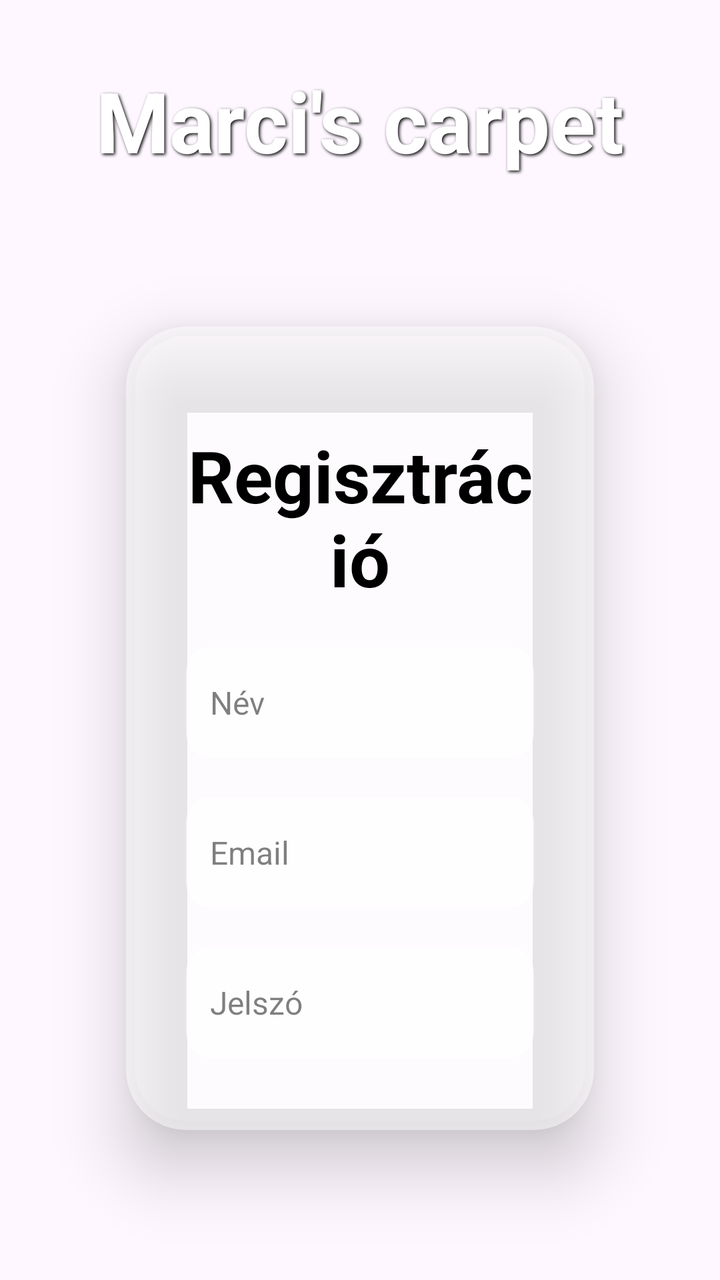
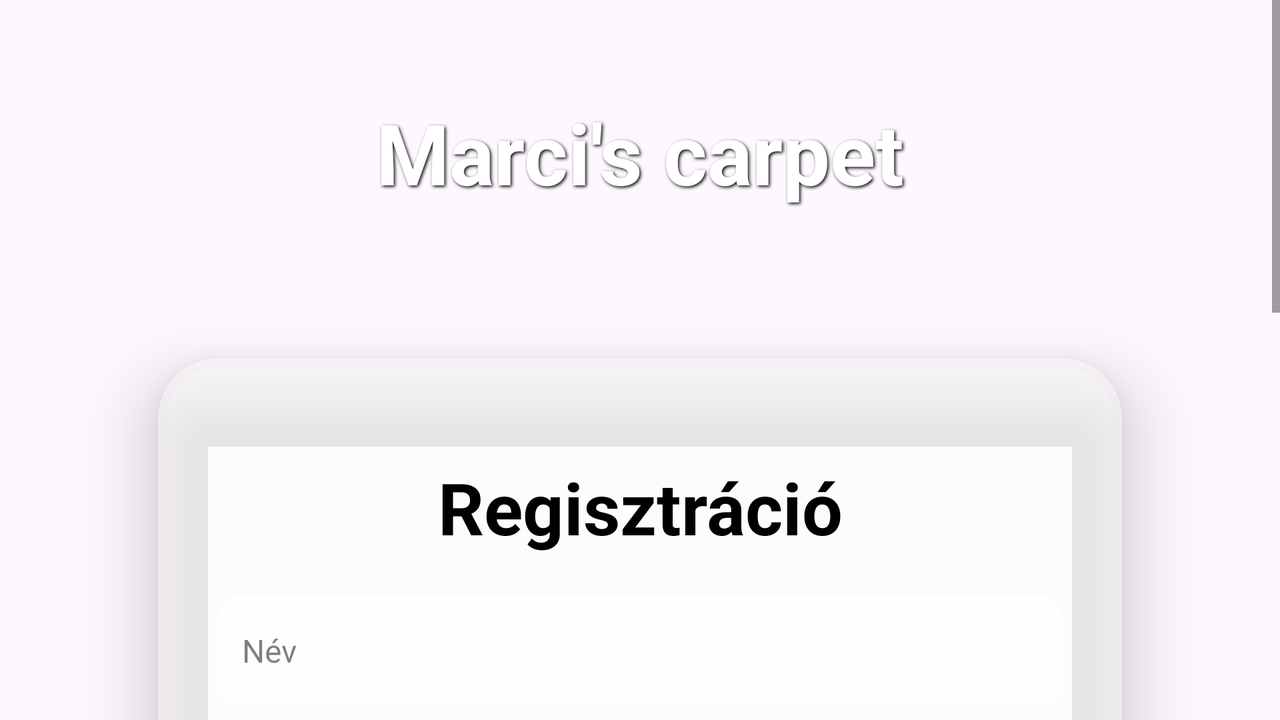

First picture: res/layout/ on a phone held upright. Second picture: the repository's own variant of that layout, on a device whose configuration matches the variant's folder. Source for both follows.
<!-- AndroidManifest.xml: application theme Theme.WebshopFinal -->
<!-- res/layout/activity_register.xml -->
<?xml version="1.0" encoding="utf-8"?>
<LinearLayout xmlns:android="http://schemas.android.com/apk/res/android"
    xmlns:app="http://schemas.android.com/apk/res-auto"
    xmlns:tools="http://schemas.android.com/tools"
    android:id="@+id/main"
    android:layout_width="match_parent"
    android:layout_height="match_parent"
    android:orientation="vertical"
    android:gravity="center"
    android:background="@drawable/rug_background"
    tools:context=".RegisterActivity">

    <TextView
        android:id="@+id/appTitleTextView2"
        android:layout_width="match_parent"
        android:layout_height="wrap_content"
        android:layout_marginTop="32dp"
        android:shadowColor="@color/black"
        android:shadowDx="2"
        android:shadowDy="2"
        android:shadowRadius="4"
        android:text="@string/store_name"
        android:textAlignment="center"
        android:textColor="@color/white"
        android:textSize="42sp"
        android:textStyle="bold"
        app:layout_constraintEnd_toEndOf="parent"
        app:layout_constraintStart_toStartOf="parent"
        app:layout_constraintTop_toTopOf="parent" />

    <androidx.cardview.widget.CardView
        android:id="@+id/cardView"
        android:layout_width="match_parent"
        android:layout_height="wrap_content"
        android:layout_margin="30dp"
        app:cardBackgroundColor="#80FFFFFF"
        app:cardCornerRadius="30dp"
        app:cardElevation="20dp"
        app:cardUseCompatPadding="true"
        app:cardPreventCornerOverlap="true"
        app:cardMaxElevation="24dp">

        <LinearLayout
            android:layout_width="match_parent"
            android:layout_height="wrap_content"
            android:orientation="vertical"
            android:layout_gravity="center_horizontal"
            android:padding="30dp">
            
            <TextView
                android:id="@+id/registerTextView"
                android:layout_width="match_parent"
                android:layout_height="wrap_content"
                android:text="@string/registration"
                android:textAlignment="center"
                android:textStyle="bold"
                android:textSize="36sp"
                android:layout_marginTop="20dp"
                android:textColor="@color/black"
                android:shadowColor="@color/white"
                android:shadowDx="1"
                android:shadowDy="1"
                android:shadowRadius="2"/>

            <EditText
                android:layout_width="match_parent"
                android:layout_height="55dp"
                android:id="@+id/registerUserNameET"
                android:background="@drawable/edit_text_background"
                android:padding="12dp"
                android:layout_marginTop="20dp"
                android:hint="@string/name"
                android:textColor="@color/black"
                android:textSize="16sp"
                android:textColorHint="#80000000"/>

            <EditText
                android:inputType="textEmailAddress"
                android:layout_width="match_parent"
                android:layout_height="55dp"
                android:id="@+id/editTextEmail"
                android:background="@drawable/edit_text_background"
                android:padding="12dp"
                android:layout_marginTop="20dp"
                android:hint="@string/email"
                android:textColor="@color/black"
                android:textSize="16sp"
                android:textColorHint="#80000000"/>

            <EditText
                android:inputType="textPassword"
                android:layout_width="match_parent"
                android:layout_height="55dp"
                android:id="@+id/editTextPassword"
                android:background="@drawable/edit_text_background"
                android:padding="12dp"
                android:layout_marginTop="20dp"
                android:hint="@string/password"
                android:textColor="@color/black"
                android:textSize="16sp"
                android:textColorHint="#80000000"/>

            <EditText
                android:inputType="textPassword"
                android:layout_width="match_parent"
                android:layout_height="55dp"
                android:layout_marginTop="20dp"
                android:id="@+id/registerPasswordAgainET"
                android:background="@drawable/edit_text_background"
                android:padding="12dp"
                android:hint="@string/password_again"
                android:textColor="@color/black"
                android:textSize="16sp"
                android:textColorHint="#80000000"/>

            <Button
                android:id="@+id/loginButton"
                android:layout_width="match_parent"
                android:layout_height="60dp"
                android:textSize="20sp"
                android:layout_marginTop="20dp"
                android:background="@drawable/button_background"
                android:text="@string/registration"
                android:textStyle="bold"
                android:letterSpacing="0.1"
                android:textColor="@color/white"
                android:stateListAnimator="@anim/button_scale"/>

            <TextView
                android:layout_width="wrap_content"
                android:layout_height="wrap_content"
                android:id="@+id/loginRedirect"
                android:text="@string/bej_fel"
                android:layout_gravity="center"
                android:padding="8dp"
                android:layout_marginTop="10dp"
                android:textSize="18sp"
                android:textStyle="bold"
                android:shadowColor="@color/white"
                android:shadowDx="1"
                android:shadowDy="1"
                android:shadowRadius="2"/>

        </LinearLayout>
    </androidx.cardview.widget.CardView>

</LinearLayout>
<!-- resources referenced by this layout -->
<resources>
  <color name="black">#000000</color>
  <color name="white">#FFFFFFFF</color>
  <!-- drawable button_background (drawable) -->
  <?xml version="1.0" encoding="utf-8"?>
  <selector xmlns:android="http://schemas.android.com/apk/res/android">
      <item android:state_pressed="true">
          <shape android:shape="rectangle">
              <corners android:radius="12dp" />
              <gradient
                  android:angle="45"
                  android:endColor="#80FF9800"
                  android:startColor="#80FFC107" />
              <stroke
                  android:width="2dp"
                  android:color="#80FFFFFF" />
          </shape>
      </item>
      <item>
          <shape android:shape="rectangle">
              <corners android:radius="12dp" />
              <gradient
                  android:angle="45"
                  android:endColor="#80FFC107"
                  android:startColor="#80FF9800" />
              <stroke
                  android:width="2dp"
                  android:color="#80FFFFFF" />
          </shape>
      </item>
  </selector>
  <!-- drawable edit_text_background (drawable) -->
  <?xml version="1.0" encoding="utf-8"?>
  <shape xmlns:android="http://schemas.android.com/apk/res/android"
      android:shape="rectangle">
      <corners android:radius="12dp" />
      <solid android:color="#E0FFFFFF" />
      <stroke
          android:width="1dp"
          android:color="#80FFFFFF" />
  </shape>
  <!-- drawable rug_background (drawable) -->
  <?xml version="1.0" encoding="utf-8"?>
  <layer-list xmlns:android="http://schemas.android.com/apk/res/android">
      
      <item>
          <color android:color="#f5f5f5" />
      </item>
  
      
      <item>
          <bitmap
              android:src="@drawable/rug_texture"
              android:gravity="fill" />
      </item>
  </layer-list>
  <string name="bej_fel">Bejelentkezési felület</string>
  <string name="email">Email</string>
  <string name="name">Név</string>
  <string name="password">Jelszó</string>
  <string name="password_again">Jelszó újra</string>
  <string name="registration">Regisztráció</string>
  <string name="store_name">Marci\'s carpet</string>
  <style name="Theme.WebshopFinal" parent="Base.Theme.WebshopFinal" />
  <style name="Base.Theme.WebshopFinal" parent="Theme.Material3.DayNight.NoActionBar">
          
          
      </style>
</resources>
<!-- res/layout-land/activity_register.xml (the author's variant of the layout above) -->
<!-- drawn on the phone turned sideways -->
<?xml version="1.0" encoding="utf-8"?>
<ScrollView xmlns:android="http://schemas.android.com/apk/res/android"
    xmlns:app="http://schemas.android.com/apk/res-auto"
    xmlns:tools="http://schemas.android.com/tools"
    android:layout_width="match_parent"
    android:layout_height="match_parent"
    android:background="@drawable/rug_background_land"
    tools:context=".RegisterActivity">

    <LinearLayout
        android:id="@+id/main"
        android:layout_width="match_parent"
        android:layout_height="wrap_content"
        android:orientation="vertical"
        android:padding="16dp"
        android:gravity="center_horizontal">

        <TextView
            android:id="@+id/appTitleTextView3"
            android:layout_width="match_parent"
            android:layout_height="wrap_content"
            android:layout_marginTop="32dp"
            android:shadowColor="@color/black"
            android:shadowDx="2"
            android:shadowDy="2"
            android:shadowRadius="4"
            android:text="@string/store_name"
            android:textAlignment="center"
            android:textColor="@color/white"
            android:textSize="42sp"
            android:textStyle="bold"
            app:layout_constraintEnd_toEndOf="parent"
            app:layout_constraintStart_toStartOf="parent"
            app:layout_constraintTop_toTopOf="parent" />

        <androidx.cardview.widget.CardView
            android:id="@+id/cardView"
            android:layout_width="match_parent"
            android:layout_height="wrap_content"
            android:layout_margin="30dp"
            app:cardBackgroundColor="#80FFFFFF"
            app:cardCornerRadius="30dp"
            app:cardElevation="20dp"
            app:cardUseCompatPadding="true"
            app:cardPreventCornerOverlap="true"
            app:cardMaxElevation="24dp">

            <LinearLayout
                android:layout_width="match_parent"
                android:layout_height="wrap_content"
                android:orientation="vertical"
                android:padding="30dp">

                <TextView
                    android:id="@+id/registerTextView"
                    android:layout_width="match_parent"
                    android:layout_height="wrap_content"
                    android:text="@string/registration"
                    android:textAlignment="center"
                    android:textStyle="bold"
                    android:textSize="36sp"
                    android:layout_marginTop="20dp"
                    android:textColor="@color/black"
                    android:shadowColor="@color/white"
                    android:shadowDx="1"
                    android:shadowDy="1"
                    android:shadowRadius="2"/>

                <EditText
                    android:layout_width="match_parent"
                    android:layout_height="55dp"
                    android:id="@+id/registerUserNameET"
                    android:background="@drawable/edit_text_background"
                    android:padding="12dp"
                    android:layout_marginTop="20dp"
                    android:hint="@string/name"
                    android:textColor="@color/black"
                    android:textSize="16sp"
                    android:textColorHint="#80000000"/>

                <EditText
                    android:layout_width="match_parent"
                    android:layout_height="55dp"
                    android:id="@+id/editTextEmail"
                    android:background="@drawable/edit_text_background"
                    android:padding="12dp"
                    android:layout_marginTop="20dp"
                    android:hint="@string/email"
                    android:textColor="@color/black"
                    android:textSize="16sp"
                    android:textColorHint="#80000000"/>

                <EditText
                    android:inputType="textPassword"
                    android:layout_width="match_parent"
                    android:layout_height="55dp"
                    android:id="@+id/editTextPassword"
                    android:background="@drawable/edit_text_background"
                    android:padding="12dp"
                    android:layout_marginTop="20dp"
                    android:hint="@string/password"
                    android:textColor="@color/black"
                    android:textSize="16sp"
                    android:textColorHint="#80000000"/>

                <EditText
                    android:inputType="textPassword"
                    android:layout_width="match_parent"
                    android:layout_height="55dp"
                    android:id="@+id/registerPasswordAgainET"
                    android:background="@drawable/edit_text_background"
                    android:padding="12dp"
                    android:layout_marginTop="20dp"
                    android:hint="@string/password_again"
                    android:textColor="@color/black"
                    android:textSize="16sp"
                    android:textColorHint="#80000000"/>

                <Button
                    android:id="@+id/loginButton"
                    android:layout_width="match_parent"
                    android:layout_height="60dp"
                    android:textSize="20sp"
                    android:layout_marginTop="20dp"
                    android:background="@drawable/button_background"
                    android:text="@string/registration"
                    android:textStyle="bold"
                    android:letterSpacing="0.1"
                    android:textColor="@color/white"
                    android:stateListAnimator="@anim/button_scale"/>

                <TextView
                    android:id="@+id/loginRedirect"
                    android:layout_width="wrap_content"
                    android:layout_height="wrap_content"
                    android:text="@string/bej_fel"
                    android:layout_gravity="center"
                    android:padding="8dp"
                    android:layout_marginTop="10dp"
                    android:textSize="18sp"
                    android:textStyle="bold"
                    android:shadowColor="@color/white"
                    android:shadowDx="1"
                    android:shadowDy="1"
                    android:shadowRadius="2"/>
            </LinearLayout>
        </androidx.cardview.widget.CardView>
    </LinearLayout>
</ScrollView>
<!-- resources referenced by the variant -->
<!-- as the phone turned sideways resolves them -->
<resources>
  <color name="black">#000000</color>
  <color name="white">#FFFFFFFF</color>
  <!-- drawable button_background (drawable) -->
  <?xml version="1.0" encoding="utf-8"?>
  <selector xmlns:android="http://schemas.android.com/apk/res/android">
      <item android:state_pressed="true">
          <shape android:shape="rectangle">
              <corners android:radius="12dp" />
              <gradient
                  android:angle="45"
                  android:endColor="#80FF9800"
                  android:startColor="#80FFC107" />
              <stroke
                  android:width="2dp"
                  android:color="#80FFFFFF" />
          </shape>
      </item>
      <item>
          <shape android:shape="rectangle">
              <corners android:radius="12dp" />
              <gradient
                  android:angle="45"
                  android:endColor="#80FFC107"
                  android:startColor="#80FF9800" />
              <stroke
                  android:width="2dp"
                  android:color="#80FFFFFF" />
          </shape>
      </item>
  </selector>
  <!-- drawable edit_text_background (drawable) -->
  <?xml version="1.0" encoding="utf-8"?>
  <shape xmlns:android="http://schemas.android.com/apk/res/android"
      android:shape="rectangle">
      <corners android:radius="12dp" />
      <solid android:color="#E0FFFFFF" />
      <stroke
          android:width="1dp"
          android:color="#80FFFFFF" />
  </shape>
  <!-- drawable rug_background_land (drawable) -->
  <?xml version="1.0" encoding="utf-8"?>
  <layer-list xmlns:android="http://schemas.android.com/apk/res/android">
      
      <item>
          <color android:color="#f5f5f5" />
      </item>
  
      
      <item>
          <bitmap
              android:src="@drawable/rug_texture_land"
              android:gravity="fill" />
      </item>
  </layer-list>
  <string name="bej_fel">Bejelentkezési felület</string>
  <string name="email">Email</string>
  <string name="name">Név</string>
  <string name="password">Jelszó</string>
  <string name="password_again">Jelszó újra</string>
  <string name="registration">Regisztráció</string>
  <string name="store_name">Marci\'s carpet</string>
  <style name="Theme.WebshopFinal" parent="Base.Theme.WebshopFinal" />
  <style name="Base.Theme.WebshopFinal" parent="Theme.Material3.DayNight.NoActionBar">
          
          
      </style>
</resources>
